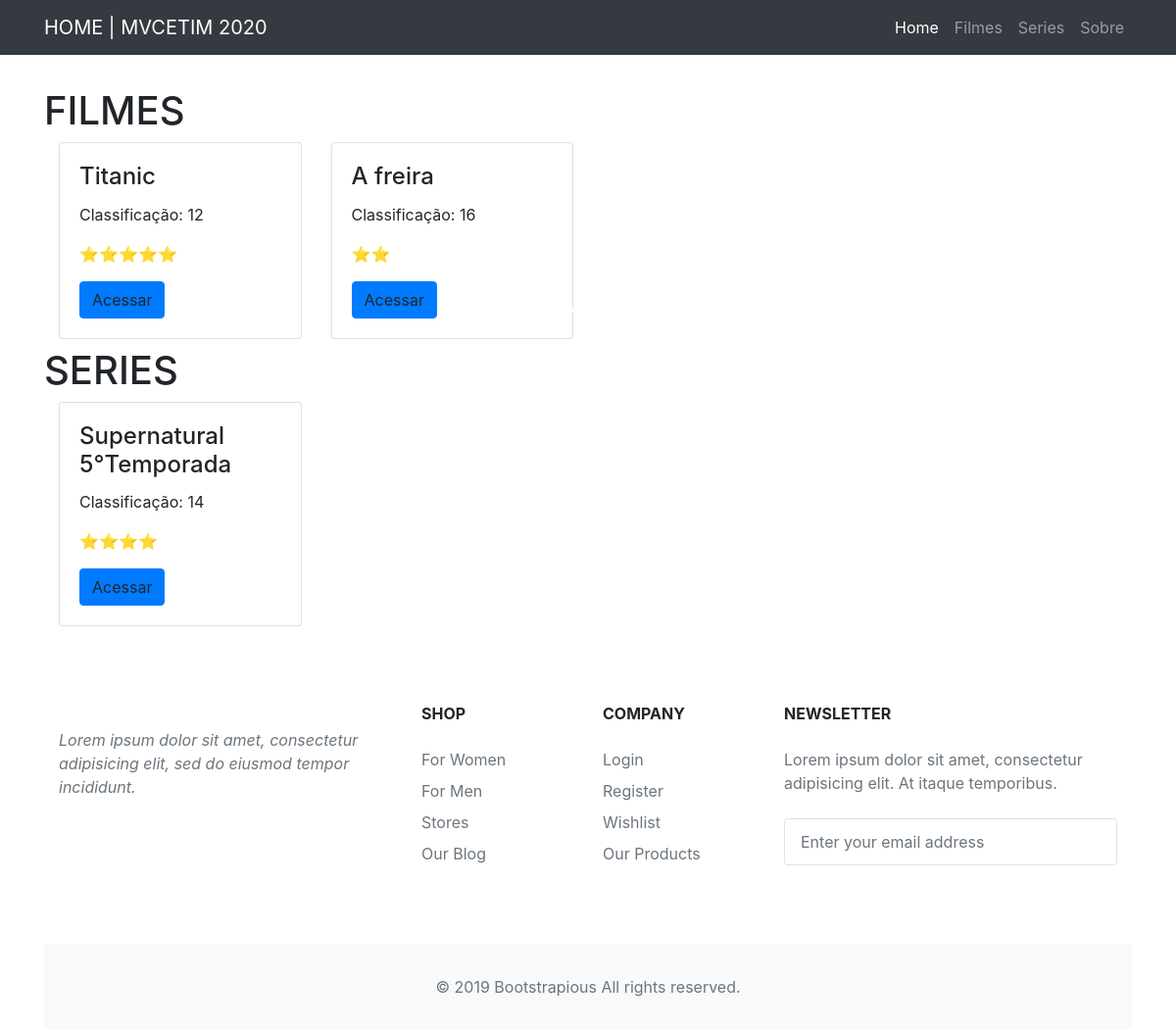
The page / on the database its author committed.
### tables this page shows
CREATE TABLE `audiovisual` (
  `id` int(11) NOT NULL,
  `titulo` varchar(200) NOT NULL,
  `tipo` varchar(100) NOT NULL,
  `categoria` varchar(100) NOT NULL,
  `classificacao` int(11) NOT NULL,
  `nota` int(11) NOT NULL
);

### app/Views/layout.php (called while the page is built)
<?php
include_once'Components/header.php';
require_once $this->view.'.php';
include_once'Components/footer.php';

### app/Controllers/HomeController.php (called while the page is built, shortened)
<?php
class Home extends Controller
{
    public function index()
    {
        $this->view->titulo='HOME | MVCETIM 2020';
        $this->view->filmes=$this->montafilmes();
        $this->view->series=$this->montaSeries();
        $this->view->render('home');
    }
    public function montaFilmes(){
        $obra = new \MVCETIM\Models\AudioVisual;
        $obra->listaTipo(['filme']);
        $filmes=$obra->queryresult();
        return $filmes;
    }
    public function montaSeries(){
        $obra = new \MVCETIM\Models\AudioVisual;
        $obra->listaTipo(['serie']);
        $series=$obra->queryresult();
        return $series;
    }
}

### index.php (called while the page is built, shortened)
<?php
new MVCETIM\Core\Core;

### app/Models/conexao.php (called while the page is built, shortened)
<?php
class Conexao
{
    protected function connect()
    {
        try
        {
            $this->conn = new \PDO('mysql:host='
            . DATABASE['host'] . ';dbname='
            . DATABASE['dbname'] . '; charset=utf8',
            DATABASE['user'],
            DATABASE['password'],
            DATABASE['options']);
            return $this->conn;
        }
        catch(\Exception $erro)
        {
            die('ERROR... <br> Erro ao se conectar<br>' . $erro->getMessage());
        }
    }
}

### app/Models/Model.php (called while the page is built, shortened)
<?php
class Model extends Conexao
{
 protected function SelectAll($sql, $param = null)
 {
        try
        {
            $query = $this->connect()->prepare($sql);
            $query->execute($param);
            $data = $query->fetchAll(\PDO::FETCH_OBJ);
            return $data;
        }
        catch(\Exception $erro){
            echo 'Erro ao executar Query<br>'. $erro->getMessage();
        }
 }
}

### app/Models/audiovisual.php (called while the page is built, shortened)
<?php
class AudioVisual extends Model
{
    public function listaTipo($parametro){
            $sql="SELECT * FROM audiovisual WHERE tipo = ?";
            $this->queryresult = $this->SelectAll($sql,$parametro);
    }
}

### app/Views/home.php (the view, shortened to what this page needs)
<link href="//maxcdn.bootstrapcdn.com/bootstrap/4.0.0/css/bootstrap.min.css" rel="stylesheet" id="bootstrap-css">
<div class="container mt-5">
<br>
<h1>FILMES</h1>
<div id="multi-item-example" class="carousel slide carousel-multi-item" data-ride="carousel">
  <ol class="carousel-indicators">
    <li data-target="#multi-item-example" data-slide-to="0" class="active"></li>
    <li data-target="#multi-item-example" data-slide-to="1"></li>
  </ol>
  <div class="carousel-inner" role="listbox">
    <div class="carousel-item active">
<?php
if(count($this->filmes)>0){
    foreach($this->filmes as $filme)
    {
        ?>
     <div class="col-md-3" style="float:left">
       <div class="card mb-2">
            <div class="card-body">
            <h4 class="card-title"><?php echo$filme->titulo;?></h4>
            <p class="card-text">Classificação: <?php echo$filme->classificacao;?></p>
            <p class="card-text"><?php
        for ($i=0; $i < $filme->nota; $i++) {
               echo"⭐";
        }?></p>
            <a class="btn btn-primary">Acessar</a>
          </div>
        </div>
      </div>
        <?php
    }
}
else{
echo"<h1>Nenhum Filme encontrado</h1>";
}
?>
    </div>
  </div>
</div>
<h1>SERIES</h1>
<div id="multi-item-example" class="carousel slide carousel-multi-item" data-ride="carousel">
  <ol class="carousel-indicators">
    <li data-target="#multi-item-example" data-slide-to="0" class="active"></li>
    <li data-target="#multi-item-example" data-slide-to="1"></li>
  </ol>
  <div class="carousel-inner" role="listbox">
    <div class="carousel-item active">
<?php
if(count($this->series)>0){
    foreach($this->series as $serie)
    {
        ?>
     <div class="col-md-3" style="float:left">
       <div class="card mb-2">
            <div class="card-body">
            <h4 class="card-title"><?php echo$serie->titulo;?></h4>
            <p class="card-text">Classificação: <?php echo$serie->classificacao;?></p>
            <p class="card-text"><?php
        for ($i=0; $i < $serie->nota; $i++) {
               echo"⭐";
        }?></p>
            <a class="btn btn-primary">Acessar</a>
          </div>
        </div>
      </div>
        <?php
    }
}
else{
echo"<h1>Nenhuma Serie encontrado</h1>";
}
?>
    </div>
  </div>
</div>

### app/Core/Core.php (shortened to what this page needs)
<?php
class Core
{
    public function __construct()
    {
        if(isset($_GET['path']))
        {
            $token = explode('/', rtrim($_GET['path'], '/'));
            $controllerName = ucfirst(array_shift($token));
            if(file_exists('app/Controllers/' . $controllerName . 'Controller.php'))
            {
                $controllerName = '\\MVCETIM\\Controllers\\' . $controllerName;
                $controller = new $controllerName();
                if(!empty($token)){
                    $methodName = array_shift($token);
                    if(method_exists($controller, $methodName))
                    {
                         $controller->$methodName(@$token);
                    }
                    else
                    {
                        $flag = true;
                    }
                }
                else
                {
                    $controller->index();
                }
            }
            else
            {
                $flag = true;
            }
        }
        else
        {
            $controller = new $controllerName();
            $controller->index();
        }
    }
}

### app/Core/View.php (shortened to what this page needs)
<?php
class View
{
    public function render($viewpath, $layout=null){
        if($layout=== null){
            require_once'app/Views/layout.php';
        }
    }
}

### app/Views/Components/header.php (shortened to what this page needs)
<!doctype html>
<html lang="pt-br">
  <head>
    <link rel="stylesheet" href="https://cdn.jsdelivr.net/npm/bootstrap@4.5.3/dist/css/bootstrap.min.css">
    <link rel="stylesheet" href="<?php PUBLICO.'css/estilo.css';?>">
  </head>
  <body>
<nav class="navbar navbar-expand-lg navbar-dark bg-dark fixed-top">
  <div class="container">
    <a class="navbar-brand" href="/home"><?= $this->titulo;?></a>
    <div class="collapse navbar-collapse" id="navbarResponsive">
      <ul class="navbar-nav ml-auto">
        <li class="nav-item active">
          <a class="nav-link" href="home">Home
              </a>
        </li>
        <li class="nav-item">
          <a class="nav-link" href="filmes">Filmes</a>
        </li>
        <li class="nav-item">
          <a class="nav-link" href="series">Series</a>
        </li>
        <li class="nav-item">
          <a class="nav-link" href="sobre">Sobre</a>
        </li>
      </ul>
    </div>
  </div>
</nav>

### app/Views/Components/footer.php (shortened to what this page needs)
<footer class="bg-white">
    <div class="container py-5">
        <div class="row py-4">
            <div class="col-lg-4 col-md-6 mb-4 mb-lg-0"><img src="img/logo.png" alt="" width="180" class="mb-3">
                <p class="font-italic text-muted">Lorem ipsum dolor sit amet, consectetur adipisicing elit, sed do eiusmod tempor incididunt.</p>
                <ul class="list-inline mt-4">
                </ul>
            </div>
            <div class="col-lg-2 col-md-6 mb-4 mb-lg-0">
                <h6 class="text-uppercase font-weight-bold mb-4">Shop</h6>
                <ul class="list-unstyled mb-0">
                    <li class="mb-2"><a href="#" class="text-muted">For Women</a></li>
                    <li class="mb-2"><a href="#" class="text-muted">For Men</a></li>
                    <li class="mb-2"><a href="#" class="text-muted">Stores</a></li>
                    <li class="mb-2"><a href="#" class="text-muted">Our Blog</a></li>
                </ul>
            </div>
            <div class="col-lg-2 col-md-6 mb-4 mb-lg-0">
                <h6 class="text-uppercase font-weight-bold mb-4">Company</h6>
                <ul class="list-unstyled mb-0">
                    <li class="mb-2"><a href="#" class="text-muted">Login</a></li>
                    <li class="mb-2"><a href="#" class="text-muted">Register</a></li>
                    <li class="mb-2"><a href="#" class="text-muted">Wishlist</a></li>
                    <li class="mb-2"><a href="#" class="text-muted">Our Products</a></li>
                </ul>
            </div>
            <div class="col-lg-4 col-md-6 mb-lg-0">
                <h6 class="text-uppercase font-weight-bold mb-4">Newsletter</h6>
                <p class="text-muted mb-4">Lorem ipsum dolor sit amet, consectetur adipisicing elit. At itaque temporibus.</p>
                <div class="p-1 rounded border">
                    <div class="input-group">
                        <input type="email" placeholder="Enter your email address" aria-describedby="button-addon1" class="form-control border-0 shadow-0">
                        <div class="input-group-append">
                            <button id="button-addon1" type="submit" class="btn btn-link"><i class="fa fa-paper-plane"></i></button>
                        </div>
                    </div>
                </div>
            </div>
        </div>
    </div>
    <div class="bg-light py-4">
        <div class="container text-center">
            <p class="text-muted mb-0 py-2">© 2019 Bootstrapious All rights reserved.</p>
        </div>
    </div>
</footer>
</body>
</html>

### rows shown on the page
audiovisual: titulo "Titanic", classificacao "12", nota 5 (drawn)
audiovisual: titulo "A freira", classificacao "16", nota 2 (drawn)
audiovisual: titulo "Supernatural 5°Temporada", classificacao "14", nota 4 (drawn)

### other values the page prints
$this->titulo "HOME | MVCETIM 2020"
